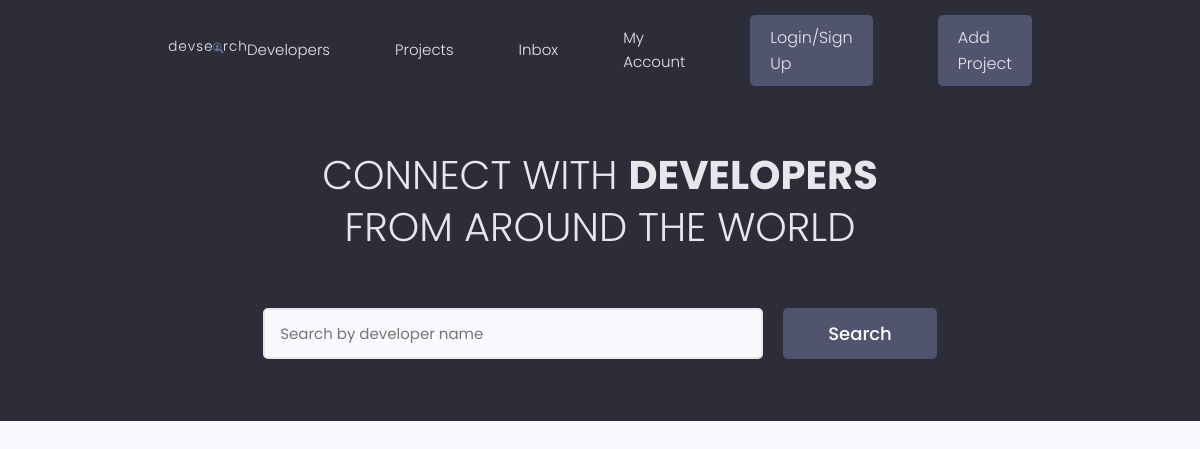
The app's page /, older data.
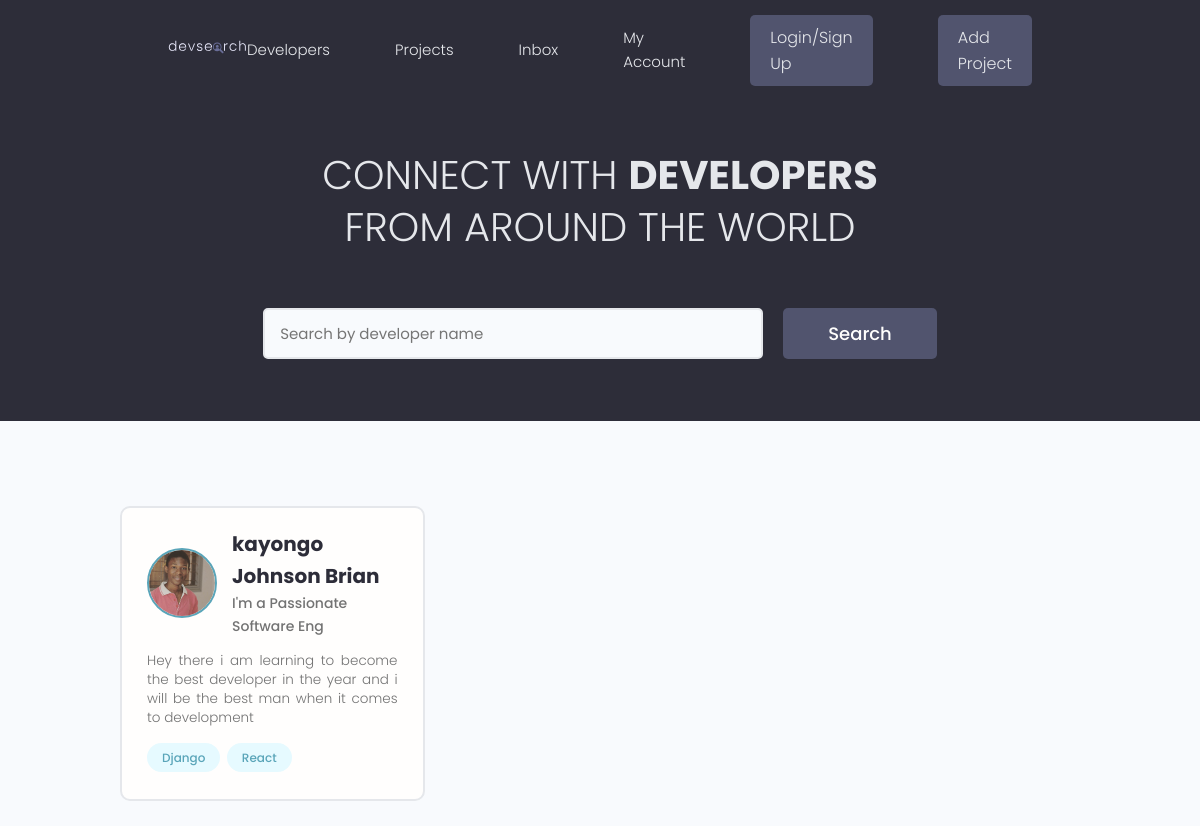
The same page, newer data.
### users/models.py (models this page shows, shortened)
class Profile(models.Model):
    user = models.OneToOneField(
        User, on_delete=models.CASCADE, null=True, blank=True)
    username = models.CharField(max_length=200, null=True, blank=True)
    location = models.CharField(max_length=200, null=True, blank=True)
    name = models.CharField(max_length=200, null=True, blank=True)
    email = models.EmailField(null=True, blank=True, max_length=200)
    short_intro = models.CharField(max_length=200, null=True, blank=True)
    bio = models.TextField(null=True, blank=True)
    profile_image = models.ImageField(
        null=True, blank=True, upload_to="profiles/", default="profiles/user.png")
    social_github = models.CharField(max_length=200, null=True, blank=True)
    social_twiter = models.CharField(max_length=200, null=True, blank=True)
    social_youtube = models.CharField(max_length=200, null=True, blank=True)
    social_website = models.CharField(max_length=200, null=True, blank=True)
    id = models.UUIDField(default=uuid.uuid4,
                          primary_key=True, unique=True, editable=False)
    created = models.DateTimeField(auto_now_add=True)

class Skill(models.Model):
    id = models.UUIDField(default=uuid.uuid4,
                          primary_key=True, unique=True, editable=False)
    owner = models.ForeignKey(
        Profile, on_delete=models.CASCADE, null=True, blank=True)
    name = models.CharField(max_length=200, null=True, blank=True)
    description = models.TextField(null=True, blank=True)
    created = models.DateTimeField(auto_now_add=True)
    def __str__(self):
        return str(self.name)

### users/views.py (the view)
# urls.py: path('', views.profile, name='profile'),
def profile(request):
    profiles = Profile.objects.all()
    context = {'profiles': profiles}
    return render(request, 'users/profiles.html', context)

### users/templates/users/profiles.html (shortened to what this page needs)
{% extends 'main.html' %} {% load static %} {% block content %}
<main class="home">
    <section class="hero-section text-center">
        <div class="container container--narrow">
            <div class="hero-section__box">
                <h2>CONNECT WITH <span>DEVELOPERS</span></h2>
                <h2>FROM AROUND THE WORLD</h2>
            </div>
            <div class="hero-section__search">
                <form class="form" action="#" method="get">
                    <div class="form__field">
                        <input class="input input--text" id="formInput#search" type="text" name="text" placeholder="Search by developer name" />
                    </div>
                    <input class="btn btn--sub btn--lg" type="submit" value="Search" />
                </form>
            </div>
        </div>
    </section>
    <section class="devlist">
        <div class="container">
            <div class="grid grid--three">
                {% for profile in profiles%}
                <div class="column card">
                    <div class="dev">
                        <a href="{% url 'user-profile' profile.id %}" class=" card__body ">
                            <div class="dev__profile ">
                                <img class="avatar avatar--md " src="{{ profile.profile_image.url }}" alt="image " />
                                <div class="dev__meta ">
                                    <h3>{{ profile.name }}</h3>
                                    <h5>{{ profile.short_intro|slice:'30' }}</h5>
                                </div>
                            </div>
                            <p class="dev__info ">
                                {{profile.bio|slice:"250"}}
                            </p>
                            <div class="dev__skills ">
                                {% for skill in profile.skill_set.all|slice:'5' %}
                                <span class="tag tag--pill tag--main ">
                                    <small>{{ skill }}</small>
                                </span> {% endfor %}
                            </div>
                        </a>
                    </div>
                </div>
                {% endfor %}
            </div>
        </div>
    </section>
</main>
{% endblock content %}

Row changes from the older to the newer data that the page shows:
added Profile: profile_image (picture), name "kayongo Johnson Brian", short_intro "I'm a Passionate Software Eng", bio "Hey there i am learning to become the best developer in the year and i will be the best man when it comes to development"
added Skill: name "Django"
added Skill: name "React"
